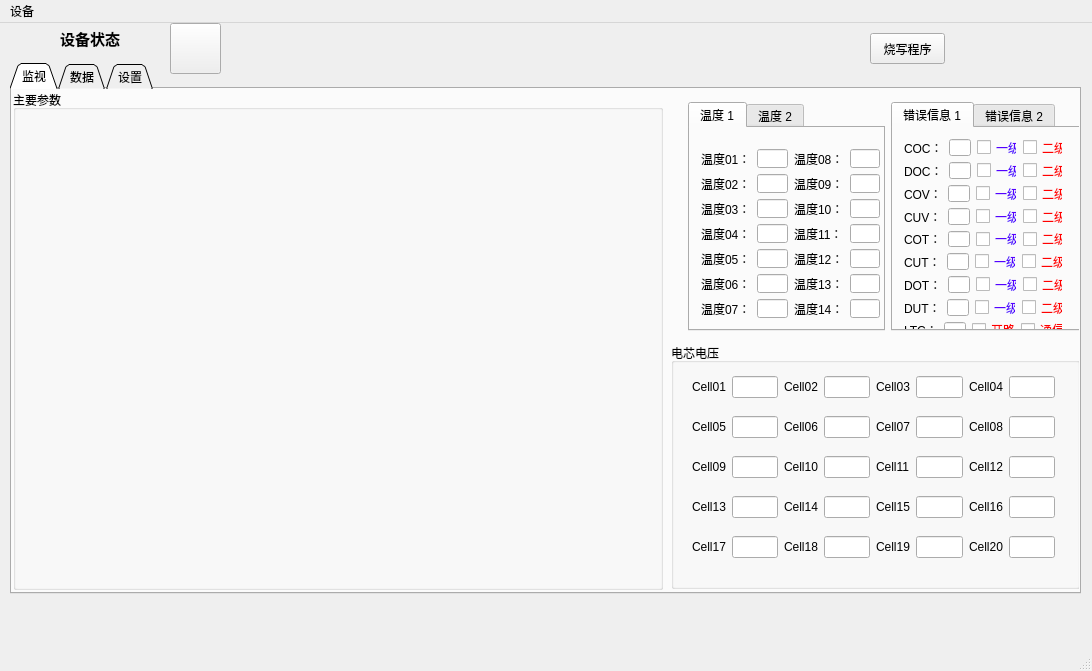
<?xml version="1.0" encoding="UTF-8"?>
<ui version="4.0">
 <class>MainWindow</class>
 <widget class="QMainWindow" name="MainWindow">
  <property name="geometry">
   <rect>
    <x>0</x>
    <y>0</y>
    <width>1092</width>
    <height>671</height>
   </rect>
  </property>
  <property name="sizePolicy">
   <sizepolicy hsizetype="Fixed" vsizetype="Fixed">
    <horstretch>0</horstretch>
    <verstretch>0</verstretch>
   </sizepolicy>
  </property>
  <property name="windowTitle">
   <string>GlobeCanTools</string>
  </property>
  <widget class="QWidget" name="centralWidget">
   <widget class="QTabWidget" name="tabWidgetShowData">
    <property name="geometry">
     <rect>
      <x>10</x>
      <y>40</y>
      <width>1071</width>
      <height>531</height>
     </rect>
    </property>
    <property name="sizePolicy">
     <sizepolicy hsizetype="Expanding" vsizetype="Expanding">
      <horstretch>1</horstretch>
      <verstretch>1</verstretch>
     </sizepolicy>
    </property>
    <property name="autoFillBackground">
     <bool>true</bool>
    </property>
    <property name="tabPosition">
     <enum>QTabWidget::North</enum>
    </property>
    <property name="tabShape">
     <enum>QTabWidget::Triangular</enum>
    </property>
    <property name="currentIndex">
     <number>0</number>
    </property>
    <widget class="QWidget" name="tabWatch">
     <attribute name="title">
      <string>监视</string>
     </attribute>
     <widget class="QGroupBox" name="groupBoxMianInfo">
      <property name="geometry">
       <rect>
        <x>1</x>
        <y>1</y>
        <width>650</width>
        <height>500</height>
       </rect>
      </property>
      <property name="sizePolicy">
       <sizepolicy hsizetype="Fixed" vsizetype="Fixed">
        <horstretch>0</horstretch>
        <verstretch>0</verstretch>
       </sizepolicy>
      </property>
      <property name="title">
       <string>主要参数</string>
      </property>
     </widget>
     <widget class="QGroupBox" name="groupBoxCellVoltage">
      <property name="geometry">
       <rect>
        <x>659</x>
        <y>254</y>
        <width>409</width>
        <height>246</height>
       </rect>
      </property>
      <property name="sizePolicy">
       <sizepolicy hsizetype="Expanding" vsizetype="Expanding">
        <horstretch>0</horstretch>
        <verstretch>0</verstretch>
       </sizepolicy>
      </property>
      <property name="title">
       <string>电芯电压</string>
      </property>
      <widget class="QWidget" name="layoutWidget1">
       <property name="geometry">
        <rect>
         <x>10</x>
         <y>10</y>
         <width>385</width>
         <height>231</height>
        </rect>
       </property>
       <layout class="QVBoxLayout" name="verticalLayout">
        <item>
         <layout class="QHBoxLayout" name="horizontalLayout_2">
          <item>
           <widget class="QLabel" name="label">
            <property name="text">
             <string>Cell01</string>
            </property>
           </widget>
          </item>
          <item>
           <widget class="QLineEdit" name="lineEditCell01"/>
          </item>
          <item>
           <widget class="QLabel" name="label_3">
            <property name="text">
             <string>Cell02</string>
            </property>
           </widget>
          </item>
          <item>
           <widget class="QLineEdit" name="lineEditCell02"/>
          </item>
          <item>
           <widget class="QLabel" name="label_4">
            <property name="text">
             <string>Cell03</string>
            </property>
           </widget>
          </item>
          <item>
           <widget class="QLineEdit" name="lineEditCell03"/>
          </item>
          <item>
           <widget class="QLabel" name="label_5">
            <property name="text">
             <string>Cell04</string>
            </property>
           </widget>
          </item>
          <item>
           <widget class="QLineEdit" name="lineEditCell04">
            <property name="text">
             <string/>
            </property>
           </widget>
          </item>
         </layout>
        </item>
        <item>
         <layout class="QHBoxLayout" name="horizontalLayout_3">
          <item>
           <widget class="QLabel" name="label_6">
            <property name="text">
             <string>Cell05</string>
            </property>
           </widget>
          </item>
          <item>
           <widget class="QLineEdit" name="lineEditCell05"/>
          </item>
          <item>
           <widget class="QLabel" name="label_7">
            <property name="text">
             <string>Cell06</string>
            </property>
           </widget>
          </item>
          <item>
           <widget class="QLineEdit" name="lineEditCell06"/>
          </item>
          <item>
           <widget class="QLabel" name="label_8">
            <property name="text">
             <string>Cell07</string>
            </property>
           </widget>
          </item>
          <item>
           <widget class="QLineEdit" name="lineEditCell07"/>
          </item>
          <item>
           <widget class="QLabel" name="label_9">
            <property name="text">
             <string>Cell08</string>
            </property>
           </widget>
          </item>
          <item>
           <widget class="QLineEdit" name="lineEditCell08"/>
          </item>
         </layout>
        </item>
        <item>
         <layout class="QHBoxLayout" name="horizontalLayout_4">
          <item>
           <widget class="QLabel" name="label_10">
            <property name="text">
             <string>Cell09</string>
            </property>
           </widget>
          </item>
          <item>
           <widget class="QLineEdit" name="lineEditCell09">
            <property name="text">
             <string/>
            </property>
           </widget>
          </item>
          <item>
           <widget class="QLabel" name="label_11">
            <property name="text">
             <string>Cell10</string>
            </property>
           </widget>
          </item>
          <item>
           <widget class="QLineEdit" name="lineEditCell10"/>
          </item>
          <item>
           <widget class="QLabel" name="label_2">
            <property name="text">
             <string>Cell11</string>
            </property>
           </widget>
          </item>
          <item>
           <widget class="QLineEdit" name="lineEditCell11"/>
          </item>
          <item>
           <widget class="QLabel" name="label_12">
            <property name="text">
             <string>Cell12</string>
            </property>
           </widget>
          </item>
          <item>
           <widget class="QLineEdit" name="lineEditCell12"/>
          </item>
         </layout>
        </item>
        <item>
         <layout class="QHBoxLayout" name="horizontalLayout_5">
          <item>
           <widget class="QLabel" name="label_13">
            <property name="text">
             <string>Cell13</string>
            </property>
           </widget>
          </item>
          <item>
           <widget class="QLineEdit" name="lineEditCell13"/>
          </item>
          <item>
           <widget class="QLabel" name="label_14">
            <property name="text">
             <string>Cell14</string>
            </property>
           </widget>
          </item>
          <item>
           <widget class="QLineEdit" name="lineEditCell14">
            <property name="text">
             <string/>
            </property>
           </widget>
          </item>
          <item>
           <widget class="QLabel" name="label_15">
            <property name="text">
             <string>Cell15</string>
            </property>
           </widget>
          </item>
          <item>
           <widget class="QLineEdit" name="lineEditCell15"/>
          </item>
          <item>
           <widget class="QLabel" name="label_16">
            <property name="text">
             <string>Cell16</string>
            </property>
           </widget>
          </item>
          <item>
           <widget class="QLineEdit" name="lineEditCell16"/>
          </item>
         </layout>
        </item>
        <item>
         <layout class="QHBoxLayout" name="horizontalLayout_6">
          <item>
           <widget class="QLabel" name="label_17">
            <property name="text">
             <string>Cell17</string>
            </property>
           </widget>
          </item>
          <item>
           <widget class="QLineEdit" name="lineEditCell17"/>
          </item>
          <item>
           <widget class="QLabel" name="label_18">
            <property name="text">
             <string>Cell18</string>
            </property>
           </widget>
          </item>
          <item>
           <widget class="QLineEdit" name="lineEditCell18"/>
          </item>
          <item>
           <widget class="QLabel" name="label_19">
            <property name="text">
             <string>Cell19</string>
            </property>
           </widget>
          </item>
          <item>
           <widget class="QLineEdit" name="lineEditCell19">
            <property name="text">
             <string/>
            </property>
           </widget>
          </item>
          <item>
           <widget class="QLabel" name="label_20">
            <property name="text">
             <string>Cell20</string>
            </property>
           </widget>
          </item>
          <item>
           <widget class="QLineEdit" name="lineEditCell20"/>
          </item>
         </layout>
        </item>
       </layout>
      </widget>
     </widget>
     <widget class="QWidget" name="layoutWidget2">
      <property name="geometry">
       <rect>
        <x>665</x>
        <y>2</y>
        <width>421</width>
        <height>251</height>
       </rect>
      </property>
      <layout class="QHBoxLayout" name="horizontalLayout_9">
       <item>
        <widget class="QTabWidget" name="tabWidgetTemperature">
         <property name="currentIndex">
          <number>0</number>
         </property>
         <widget class="QWidget" name="tabTemp1">
          <attribute name="title">
           <string>温度 1</string>
          </attribute>
          <widget class="QWidget" name="layoutWidget3">
           <property name="geometry">
            <rect>
             <x>0</x>
             <y>10</y>
             <width>201</width>
             <height>191</height>
            </rect>
           </property>
           <layout class="QHBoxLayout" name="horizontalLayout" stretch="1,1">
            <item>
             <layout class="QFormLayout" name="formLayout1">
              <property name="fieldGrowthPolicy">
               <enum>QFormLayout::AllNonFixedFieldsGrow</enum>
              </property>
              <item row="0" column="0">
               <widget class="QLabel" name="label_30">
                <property name="text">
                 <string>温度01：</string>
                </property>
               </widget>
              </item>
              <item row="0" column="1">
               <widget class="QLineEdit" name="lineEditTemp01"/>
              </item>
              <item row="1" column="0">
               <widget class="QLabel" name="label_31">
                <property name="text">
                 <string>温度02：</string>
                </property>
               </widget>
              </item>
              <item row="1" column="1">
               <widget class="QLineEdit" name="lineEditTemp02"/>
              </item>
              <item row="2" column="0">
               <widget class="QLabel" name="label_32">
                <property name="text">
                 <string>温度03：</string>
                </property>
               </widget>
              </item>
              <item row="2" column="1">
               <widget class="QLineEdit" name="lineEditTemp03"/>
              </item>
              <item row="3" column="0">
               <widget class="QLabel" name="label_33">
                <property name="text">
                 <string>温度04：</string>
                </property>
               </widget>
              </item>
              <item row="3" column="1">
               <widget class="QLineEdit" name="lineEditTemp04"/>
              </item>
              <item row="4" column="0">
               <widget class="QLabel" name="label_34">
                <property name="text">
                 <string>温度05：</string>
                </property>
               </widget>
              </item>
              <item row="4" column="1">
               <widget class="QLineEdit" name="lineEditTemp05"/>
              </item>
              <item row="5" column="0">
               <widget class="QLabel" name="label_35">
                <property name="text">
                 <string>温度06：</string>
                </property>
               </widget>
              </item>
              <item row="5" column="1">
               <widget class="QLineEdit" name="lineEditTemp06"/>
              </item>
              <item row="6" column="0">
               <widget class="QLabel" name="label_36">
                <property name="text">
                 <string>温度07：</string>
                </property>
               </widget>
              </item>
              <item row="6" column="1">
               <widget class="QLineEdit" name="lineEditTemp07"/>
              </item>
             </layout>
            </item>
            <item>
             <layout class="QFormLayout" name="formLayout2">
              <item row="0" column="0">
               <widget class="QLabel" name="label_37">
                <property name="text">
                 <string>温度08：</string>
                </property>
               </widget>
              </item>
              <item row="0" column="1">
               <widget class="QLineEdit" name="lineEditTemp08"/>
              </item>
              <item row="1" column="0">
               <widget class="QLabel" name="label_38">
                <property name="text">
                 <string>温度09：</string>
                </property>
               </widget>
              </item>
              <item row="1" column="1">
               <widget class="QLineEdit" name="lineEditTemp09"/>
              </item>
              <item row="2" column="1">
               <widget class="QLineEdit" name="lineEditTemp10"/>
              </item>
              <item row="3" column="0">
               <widget class="QLabel" name="label_40">
                <property name="text">
                 <string>温度11：</string>
                </property>
               </widget>
              </item>
              <item row="4" column="0">
               <widget class="QLabel" name="label_41">
                <property name="text">
                 <string>温度12：</string>
                </property>
               </widget>
              </item>
              <item row="5" column="0">
               <widget class="QLabel" name="label_42">
                <property name="text">
                 <string>温度13：</string>
                </property>
               </widget>
              </item>
              <item row="3" column="1">
               <widget class="QLineEdit" name="lineEditTemp11"/>
              </item>
              <item row="4" column="1">
               <widget class="QLineEdit" name="lineEditTemp12"/>
              </item>
              <item row="5" column="1">
               <widget class="QLineEdit" name="lineEditTemp13"/>
              </item>
              <item row="6" column="0">
               <widget class="QLabel" name="label_43">
                <property name="text">
                 <string>温度14：</string>
                </property>
               </widget>
              </item>
              <item row="6" column="1">
               <widget class="QLineEdit" name="lineEditTemp14"/>
              </item>
              <item row="2" column="0">
               <widget class="QLabel" name="label_39">
                <property name="text">
                 <string>温度10：</string>
                </property>
               </widget>
              </item>
             </layout>
            </item>
           </layout>
          </widget>
         </widget>
         <widget class="QWidget" name="tabTemp2">
          <attribute name="title">
           <string>温度 2</string>
          </attribute>
         </widget>
        </widget>
       </item>
       <item>
        <widget class="QTabWidget" name="tabWidget">
         <property name="currentIndex">
          <number>0</number>
         </property>
         <widget class="QWidget" name="tab">
          <attribute name="title">
           <string>错误信息 1</string>
          </attribute>
          <widget class="QWidget" name="layoutWidget4">
           <property name="geometry">
            <rect>
             <x>0</x>
             <y>0</y>
             <width>181</width>
             <height>221</height>
            </rect>
           </property>
           <layout class="QVBoxLayout" name="verticalLayout_2">
            <item>
             <layout class="QHBoxLayout" name="horizontalLayout_7" stretch="1,2,1,1">
              <item>
               <widget class="QLabel" name="labelCOC">
                <property name="text">
                 <string>COC：</string>
                </property>
               </widget>
              </item>
              <item>
               <widget class="QLineEdit" name="lineEditCOC"/>
              </item>
              <item>
               <widget class="QCheckBox" name="COCL1">
                <property name="enabled">
                 <bool>true</bool>
                </property>
                <property name="styleSheet">
                 <string notr="true">color: rgb(85, 0, 255);</string>
                </property>
                <property name="text">
                 <string>一级</string>
                </property>
               </widget>
              </item>
              <item>
               <widget class="QCheckBox" name="COCL2">
                <property name="enabled">
                 <bool>true</bool>
                </property>
                <property name="styleSheet">
                 <string notr="true">color: rgb(255, 0, 0);</string>
                </property>
                <property name="text">
                 <string>二级</string>
                </property>
               </widget>
              </item>
             </layout>
            </item>
            <item>
             <layout class="QHBoxLayout" name="horizontalLayout_10">
              <item>
               <widget class="QLabel" name="labelDOC">
                <property name="text">
                 <string>DOC：</string>
                </property>
               </widget>
              </item>
              <item>
               <widget class="QLineEdit" name="lineEditDOC"/>
              </item>
              <item>
               <widget class="QCheckBox" name="DOCL1">
                <property name="styleSheet">
                 <string notr="true">color: rgb(85, 0, 255);</string>
                </property>
                <property name="text">
                 <string>一级</string>
                </property>
               </widget>
              </item>
              <item>
               <widget class="QCheckBox" name="DOCL2">
                <property name="styleSheet">
                 <string notr="true">color: rgb(255, 0, 0);</string>
                </property>
                <property name="text">
                 <string>二级</string>
                </property>
               </widget>
              </item>
             </layout>
            </item>
            <item>
             <layout class="QHBoxLayout" name="horizontalLayout_11">
              <item>
               <widget class="QLabel" name="labelCOV">
                <property name="text">
                 <string>COV：</string>
                </property>
               </widget>
              </item>
              <item>
               <widget class="QLineEdit" name="lineEditCOV"/>
              </item>
              <item>
               <widget class="QCheckBox" name="COVL1">
                <property name="styleSheet">
                 <string notr="true">color: rgb(85, 0, 255);</string>
                </property>
                <property name="text">
                 <string>一级</string>
                </property>
               </widget>
              </item>
              <item>
               <widget class="QCheckBox" name="COVL2">
                <property name="styleSheet">
                 <string notr="true">color: rgb(255, 0, 0);</string>
                </property>
                <property name="text">
                 <string>二级</string>
                </property>
               </widget>
              </item>
             </layout>
            </item>
            <item>
             <layout class="QHBoxLayout" name="horizontalLayout_12">
              <item>
               <widget class="QLabel" name="labelCUV">
                <property name="text">
                 <string>CUV：</string>
                </property>
               </widget>
              </item>
              <item>
               <widget class="QLineEdit" name="lineEditCUV"/>
              </item>
              <item>
               <widget class="QCheckBox" name="CUVL1">
                <property name="styleSheet">
                 <string notr="true">color: rgb(85, 0, 255);</string>
                </property>
                <property name="text">
                 <string>一级</string>
                </property>
               </widget>
              </item>
              <item>
               <widget class="QCheckBox" name="CUVL2">
                <property name="styleSheet">
                 <string notr="true">color: rgb(255, 0, 0);</string>
                </property>
                <property name="text">
                 <string>二级</string>
                </property>
               </widget>
              </item>
             </layout>
            </item>
            <item>
             <layout class="QHBoxLayout" name="horizontalLayout_13">
              <item>
               <widget class="QLabel" name="labelCOT">
                <property name="text">
                 <string>COT：</string>
                </property>
               </widget>
              </item>
              <item>
               <widget class="QLineEdit" name="lineEditCOT"/>
              </item>
              <item>
               <widget class="QCheckBox" name="COTL1">
                <property name="enabled">
                 <bool>true</bool>
                </property>
                <property name="styleSheet">
                 <string notr="true">color: rgb(85, 0, 255);</string>
                </property>
                <property name="text">
                 <string>一级</string>
                </property>
               </widget>
              </item>
              <item>
               <widget class="QCheckBox" name="COTL2">
                <property name="enabled">
                 <bool>true</bool>
                </property>
                <property name="styleSheet">
                 <string notr="true">color: rgb(255, 0, 0);</string>
                </property>
                <property name="text">
                 <string>二级</string>
                </property>
               </widget>
              </item>
             </layout>
            </item>
            <item>
             <layout class="QHBoxLayout" name="horizontalLayout_14">
              <item>
               <widget class="QLabel" name="labelCUT">
                <property name="text">
                 <string>CUT：</string>
                </property>
               </widget>
              </item>
              <item>
               <widget class="QLineEdit" name="lineEditCUT"/>
              </item>
              <item>
               <widget class="QCheckBox" name="CUTL1">
                <property name="styleSheet">
                 <string notr="true">color: rgb(85, 0, 255);</string>
                </property>
                <property name="text">
                 <string>一级</string>
                </property>
               </widget>
              </item>
              <item>
               <widget class="QCheckBox" name="CUTL2">
                <property name="styleSheet">
                 <string notr="true">color: rgb(255, 0, 0);</string>
                </property>
                <property name="text">
                 <string>二级</string>
                </property>
               </widget>
              </item>
             </layout>
            </item>
            <item>
             <layout class="QHBoxLayout" name="horizontalLayout_15">
              <item>
               <widget class="QLabel" name="labelDOT">
                <property name="text">
                 <string>DOT：</string>
                </property>
               </widget>
              </item>
              <item>
               <widget class="QLineEdit" name="lineEditDOT"/>
              </item>
              <item>
               <widget class="QCheckBox" name="DOTL1">
                <property name="enabled">
                 <bool>true</bool>
                </property>
                <property name="styleSheet">
                 <string notr="true">color: rgb(85, 0, 255);</string>
                </property>
                <property name="text">
                 <string>一级</string>
                </property>
               </widget>
              </item>
              <item>
               <widget class="QCheckBox" name="DOTL2">
                <property name="enabled">
                 <bool>true</bool>
                </property>
                <property name="styleSheet">
                 <string notr="true">color: rgb(255, 0, 0);</string>
                </property>
                <property name="text">
                 <string>二级</string>
                </property>
               </widget>
              </item>
             </layout>
            </item>
            <item>
             <layout class="QHBoxLayout" name="horizontalLayout_16">
              <item>
               <widget class="QLabel" name="labelDUT">
                <property name="text">
                 <string>DUT：</string>
                </property>
               </widget>
              </item>
              <item>
               <widget class="QLineEdit" name="lineEditDUT"/>
              </item>
              <item>
               <widget class="QCheckBox" name="DUTL1">
                <property name="styleSheet">
                 <string notr="true">color: rgb(85, 0, 255);</string>
                </property>
                <property name="text">
                 <string>一级</string>
                </property>
               </widget>
              </item>
              <item>
               <widget class="QCheckBox" name="DUTL2">
                <property name="styleSheet">
                 <string notr="true">color: rgb(255, 0, 0);</string>
                </property>
                <property name="text">
                 <string>二级</string>
                </property>
               </widget>
              </item>
             </layout>
            </item>
            <item>
             <layout class="QHBoxLayout" name="horizontalLayout_17">
              <item>
               <widget class="QLabel" name="labelLTC_COM">
                <property name="text">
                 <string>LTC：</string>
                </property>
               </widget>
              </item>
              <item>
               <widget class="QLineEdit" name="lineEditLTC_COM"/>
              </item>
              <item>
               <widget class="QCheckBox" name="LTCL1">
                <property name="styleSheet">
                 <string notr="true">color: rgb(255, 0, 0);</string>
                </property>
                <property name="text">
                 <string>开路</string>
                </property>
               </widget>
              </item>
              <item>
               <widget class="QCheckBox" name="LTCL2">
                <property name="styleSheet">
                 <string notr="true">color: rgb(255, 0, 0);</string>
                </property>
                <property name="text">
                 <string>通信</string>
                </property>
               </widget>
              </item>
             </layout>
            </item>
           </layout>
          </widget>
         </widget>
         <widget class="QWidget" name="tab_2">
          <attribute name="title">
           <string>错误信息 2</string>
          </attribute>
          <widget class="QWidget" name="layoutWidget5">
           <property name="geometry">
            <rect>
             <x>0</x>
             <y>0</y>
             <width>181</width>
             <height>108</height>
            </rect>
           </property>
           <layout class="QVBoxLayout" name="verticalLayout_3">
            <item>
             <layout class="QHBoxLayout" name="horizontalLayout_18">
              <item>
               <widget class="QLabel" name="labelCOC_2">
                <property name="text">
                 <string>VDIF：</string>
                </property>
               </widget>
              </item>
              <item>
               <widget class="QLineEdit" name="lineEditVDIF">
                <property name="enabled">
                 <bool>true</bool>
                </property>
               </widget>
              </item>
              <item>
               <widget class="QCheckBox" name="VDIFL1">
                <property name="enabled">
                 <bool>true</bool>
                </property>
                <property name="styleSheet">
                 <string notr="true">color: rgb(85, 0, 255);</string>
                </property>
                <property name="text">
                 <string>一级</string>
                </property>
               </widget>
              </item>
              <item>
               <widget class="QCheckBox" name="VDIFL2">
                <property name="enabled">
                 <bool>true</bool>
                </property>
                <property name="styleSheet">
                 <string notr="true">color: rgb(255, 0, 0);</string>
                </property>
                <property name="text">
                 <string>二级</string>
                </property>
               </widget>
              </item>
             </layout>
            </item>
            <item>
             <layout class="QHBoxLayout" name="horizontalLayout_19">
              <item>
               <widget class="QLabel" name="labelCOC_3">
                <property name="text">
                 <string>TDIF：</string>
                </property>
               </widget>
              </item>
              <item>
               <widget class="QLineEdit" name="lineEditTDIF"/>
              </item>
              <item>
               <widget class="QCheckBox" name="TDIFL1">
                <property name="enabled">
                 <bool>true</bool>
                </property>
                <property name="styleSheet">
                 <string notr="true">color: rgb(85, 0, 255);</string>
                </property>
                <property name="text">
                 <string>一级</string>
                </property>
               </widget>
              </item>
              <item>
               <widget class="QCheckBox" name="TDIFL2">
                <property name="enabled">
                 <bool>true</bool>
                </property>
                <property name="styleSheet">
                 <string notr="true">color: rgb(255, 0, 0);</string>
                </property>
                <property name="text">
                 <string>二级</string>
                </property>
               </widget>
              </item>
             </layout>
            </item>
            <item>
             <layout class="QHBoxLayout" name="horizontalLayout_20">
              <item>
               <widget class="QLabel" name="labelCOC_4">
                <property name="text">
                 <string>POV：</string>
                </property>
               </widget>
              </item>
              <item>
               <widget class="QLineEdit" name="lineEditPOV"/>
              </item>
              <item>
               <widget class="QCheckBox" name="POVL1">
                <property name="enabled">
                 <bool>true</bool>
                </property>
                <property name="styleSheet">
                 <string notr="true">color: rgb(85, 0, 255);</string>
                </property>
                <property name="text">
                 <string>一级</string>
                </property>
               </widget>
              </item>
              <item>
               <widget class="QCheckBox" name="POVL2">
                <property name="enabled">
                 <bool>true</bool>
                </property>
                <property name="styleSheet">
                 <string notr="true">color: rgb(255, 0, 0);</string>
                </property>
                <property name="text">
                 <string>二级</string>
                </property>
               </widget>
              </item>
             </layout>
            </item>
            <item>
             <layout class="QHBoxLayout" name="horizontalLayout_21">
              <item>
               <widget class="QLabel" name="labelCOC_5">
                <property name="text">
                 <string>PUV：</string>
                </property>
               </widget>
              </item>
              <item>
               <widget class="QLineEdit" name="lineEditPUV"/>
              </item>
              <item>
               <widget class="QCheckBox" name="PUVL1">
                <property name="enabled">
                 <bool>true</bool>
                </property>
                <property name="styleSheet">
                 <string notr="true">color: rgb(85, 0, 255);</string>
                </property>
                <property name="text">
                 <string>一级</string>
                </property>
               </widget>
              </item>
              <item>
               <widget class="QCheckBox" name="PUVL2">
                <property name="enabled">
                 <bool>true</bool>
                </property>
                <property name="styleSheet">
                 <string notr="true">color: rgb(255, 0, 0);</string>
                </property>
                <property name="text">
                 <string>二级</string>
                </property>
               </widget>
              </item>
             </layout>
            </item>
           </layout>
          </widget>
         </widget>
        </widget>
       </item>
      </layout>
     </widget>
    </widget>
    <widget class="QWidget" name="tabData">
     <attribute name="title">
      <string>数据</string>
     </attribute>
     <widget class="QTableView" name="tableView">
      <property name="geometry">
       <rect>
        <x>0</x>
        <y>0</y>
        <width>1061</width>
        <height>451</height>
       </rect>
      </property>
     </widget>
     <widget class="QGroupBox" name="groupBox">
      <property name="geometry">
       <rect>
        <x>861</x>
        <y>461</y>
        <width>101</width>
        <height>49</height>
       </rect>
      </property>
      <property name="title">
       <string>是否记录数据</string>
      </property>
      <widget class="QWidget" name="layoutWidget6">
       <property name="geometry">
        <rect>
         <x>10</x>
         <y>20</y>
         <width>78</width>
         <height>19</height>
        </rect>
       </property>
       <layout class="QHBoxLayout" name="horizontalLayout_8">
        <item>
         <widget class="QRadioButton" name="radioButtonYes">
          <property name="text">
           <string>是</string>
          </property>
         </widget>
        </item>
        <item>
         <widget class="QRadioButton" name="radioButtonNo">
          <property name="text">
           <string>否</string>
          </property>
         </widget>
        </item>
       </layout>
      </widget>
     </widget>
    </widget>
    <widget class="QWidget" name="tabSet">
     <attribute name="title">
      <string>设置</string>
     </attribute>
    </widget>
   </widget>
   <widget class="QLabel" name="labelDevStatus">
    <property name="geometry">
     <rect>
      <x>60</x>
      <y>0</y>
      <width>71</width>
      <height>31</height>
     </rect>
    </property>
    <property name="font">
     <font>
      <family>Aharoni</family>
      <pointsize>11</pointsize>
      <weight>75</weight>
      <bold>true</bold>
     </font>
    </property>
    <property name="text">
     <string>设备状态</string>
    </property>
   </widget>
   <widget class="QPushButton" name="pushButtonOpen">
    <property name="geometry">
     <rect>
      <x>170</x>
      <y>0</y>
      <width>51</width>
      <height>51</height>
     </rect>
    </property>
    <property name="text">
     <string/>
    </property>
   </widget>
   <widget class="QPushButton" name="pushButtonWritePrograme">
    <property name="geometry">
     <rect>
      <x>870</x>
      <y>10</y>
      <width>75</width>
      <height>31</height>
     </rect>
    </property>
    <property name="text">
     <string>烧写程序</string>
    </property>
   </widget>
  </widget>
  <widget class="QMenuBar" name="menuBar">
   <property name="geometry">
    <rect>
     <x>0</x>
     <y>0</y>
     <width>1092</width>
     <height>17</height>
    </rect>
   </property>
   <widget class="QMenu" name="menu">
    <property name="title">
     <string>设备</string>
    </property>
    <addaction name="actionSet"/>
    <addaction name="actionBoardInfo"/>
   </widget>
   <addaction name="menu"/>
  </widget>
  <widget class="QStatusBar" name="statusBar"/>
  <action name="actionSet">
   <property name="text">
    <string>设置</string>
   </property>
  </action>
  <action name="actionBoardInfo">
   <property name="text">
    <string>信息</string>
   </property>
  </action>
 </widget>
 <layoutdefault spacing="6" margin="11"/>
 <resources/>
 <connections/>
</ui>
